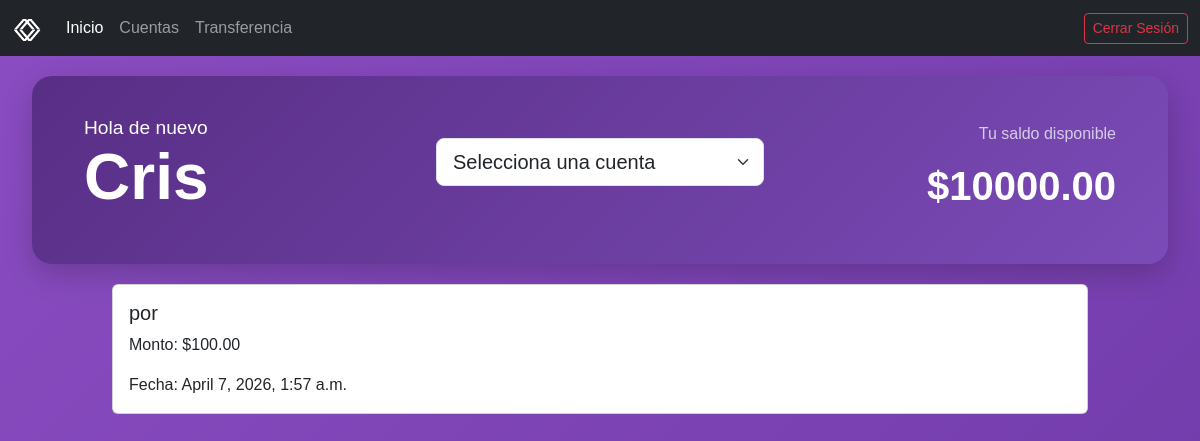
Before: / (signed in) with the older database file.
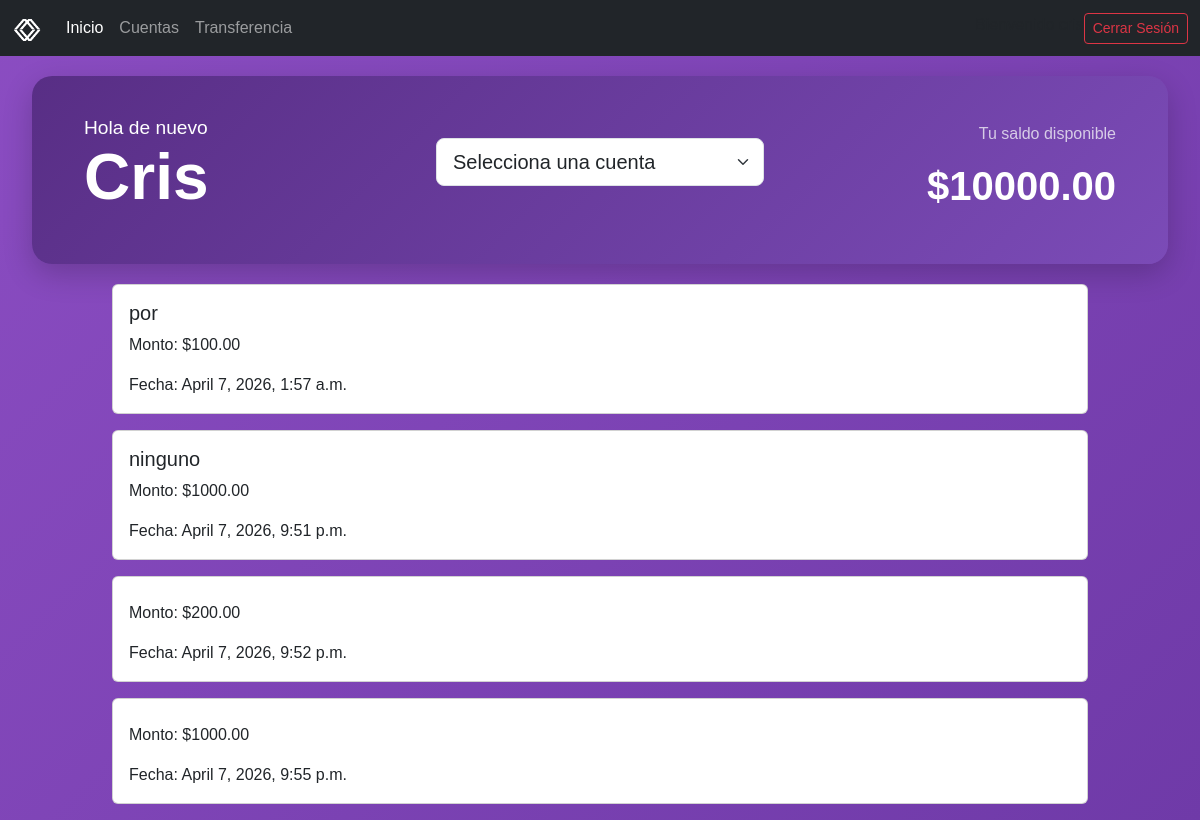
After: the same page with the newer database file.
### gestion/models.py (models this page shows, shortened)
class Transaccion(models.Model):
    TYPE_TRANSACTION = [
        ('INGRESO', 'Ingreso'),
        ('EGRESO', 'Egreso')
    ]
    source_account = models.ForeignKey(
        Cuenta, on_delete=models.CASCADE, related_name='transacciones_salientes',
        verbose_name="Cuenta de origen"
    )
    destination_account = models.ForeignKey(
        Cuenta, on_delete=models.CASCADE, related_name='transacciones_entrantes',
        verbose_name="Cuenta de destino"
    )
    amount = models.DecimalField("Monto",max_digits=12, decimal_places=2)
    type_trx = models.CharField("Tipo de transacción",max_length=20, choices=TYPE_TRANSACTION)
    date = models.DateTimeField("Fecha",auto_now_add=True)
    status = models.CharField(max_length=20, default='pendiente')
    description = models.TextField("Descripción",blank=True, null=True)

### gestion/views.py (the view)
# urls.py: 2. Add a URL to urlpatterns:  path('', views.home, name='home')
@login_required
def home(request):
    cliente, _ = Cliente.objects.get_or_create(user=request.user)
    cuentas = Cuenta.objects.filter(client=cliente)
    balance = sum(c.balance for c in cuentas)
    transacciones =  Transaccion.objects.filter(
        source_account__client__user=request.user
    ).select_related('source_account', 'destination_account')
    return render(request, 'base.html', {
        'balance': balance,
        'cuentas': cuentas,
        'transacciones': transacciones,
    })

### gestion/templates/base.html (shortened to what this page needs)
{% load static %}
<!doctype html>
<html lang="es">
<head>
    <link href="https://cdn.jsdelivr.net/npm/bootstrap@5.3.8/dist/css/bootstrap.min.css" rel="stylesheet"
>
    <link rel="stylesheet" href="{% static 'css/styles.css'  %}">
</head>
<body>
    {% if request.path != '/login' and request.path != '/register' %}
    <nav class="navbar bg-dark navbar-expand-lg" data-bs-theme="dark">
        <div class="container-fluid">
            <a class="navbar-brand" href="#">
                <img src="{% static 'img/alkewallet-logo.png'  %}" alt="Bootstrap" width="30" height="24">
            </a>
            <div class="collapse navbar-collapse" id="navbarSupportedContent">
                <ul class="navbar-nav me-auto mb-2 mb-lg-0">
                    <li class="nav-item">
                        <a class="nav-link active" aria-current="page" href="{% url 'pagina_inicio' %}">Inicio</a>
                    </li>
                    <li class="nav-item">
                        <a class="nav-link" href="{% url 'account_list' %}">Cuentas</a>
                    </li>
                    <li class="nav-item">
                        <a class="nav-link" href="{% url 'transaction_create' %}">Transferencia</a>
                    </li>
                </ul>
                <div class="d-flex">
                    {% if user.is_authenticated %}
                            <span class="profile">Bienvenido {{ user.username }}</span>
                            <form action="{% url 'logout' %}" method="post">
                                <button type="submit" class="btn btn-outline-danger btn-sm">
                                    Cerrar Sesión
                                </button>
                            </form>
                        {% else %}
                            <h6>No has iniciado sesion</h6>
                            <a class="btn btn-outline-primary" href="#">Iniciar Sesión</a>
                        {% endif %}
                </div>
            </div>
        </div>
    </nav>
    {% endif %}
    <div class="container-fluid {% if request.path == '/login' %}vh-100{% endif %}">
        {% block content %}
        {% if user.is_authenticated %}
        <div class="row wallet-banner align-items-center">
            <div class="col-4 title-home">
                <h1 class="mb-2">
                    Hola de nuevo <br>
                    <span class="username">{{ user.username }}</span>
                </h1>
            </div>
            <div class="col-4 text-center">
                <select id="cuentaSelect" class="form-select form-select-lg mb-3" aria-label="Large select example">
                    <option disabled selected>Selecciona una cuenta</option>
                </select>
            </div>
            <div class="col-4 text-end">
                <p class="text-light opacity-75">Tu saldo disponible</p>
                <h2 class="saldo" id="saldo">${{ balance }}</h2>
            </div>
        </div>
        <div class="row justify-content-center">
            <div class="col-10">
                {% for trx in transacciones %}
                <div class="card mb-3">
                    <div class="card-body">
                        <h5 class="card-title">{{ trx.description }}</h5>
                        <p class="card-text">Monto: ${{ trx.amount }}</p>
                        <p class="card-text">Fecha: {{ trx.date }}</p>
                    </div>
                </div>
                {% endfor %}
            </div>
        </div>
        {% endif %}
        {% endblock %}
    </div>
</body>
</html>

### static/css/styles.css (style rules this page uses)
:root { --all: #8b4dc2; --primary: #582e85; --secondary: #321a4c; --complement: #FFD700; }
html, body { height: 100%; }
body { margin: 0; font-family: "Poppins", sans-serif; background: linear-gradient( 135deg, #8b4dc2, #6f3aa8 ); background-repeat: no-repeat; background-attachment: fixed; }
.wallet-banner { background: linear-gradient(135deg, #582e85, #7b4bb7); border-radius: 20px; padding: 40px; color: white; margin: 20px; box-shadow: 0 10px 30px rgba(0,0,0,0.2); }
.title-home h1 { font-size: 1.2rem; }
.username { font-weight: bold; color: #ffffff; text-transform: capitalize; font-size: 4rem; }
.saldo { font-size: 2.5rem; font-weight: bold; }

Changed rows visible on the page:
added Transaccion: description "ninguno", amount "1000.00", date "April 7, 2026, 9:51 p.m."
added Transaccion: amount "200.00", date "April 7, 2026, 9:52 p.m."
added Transaccion: amount "1000.00", date "April 7, 2026, 9:55 p.m."
